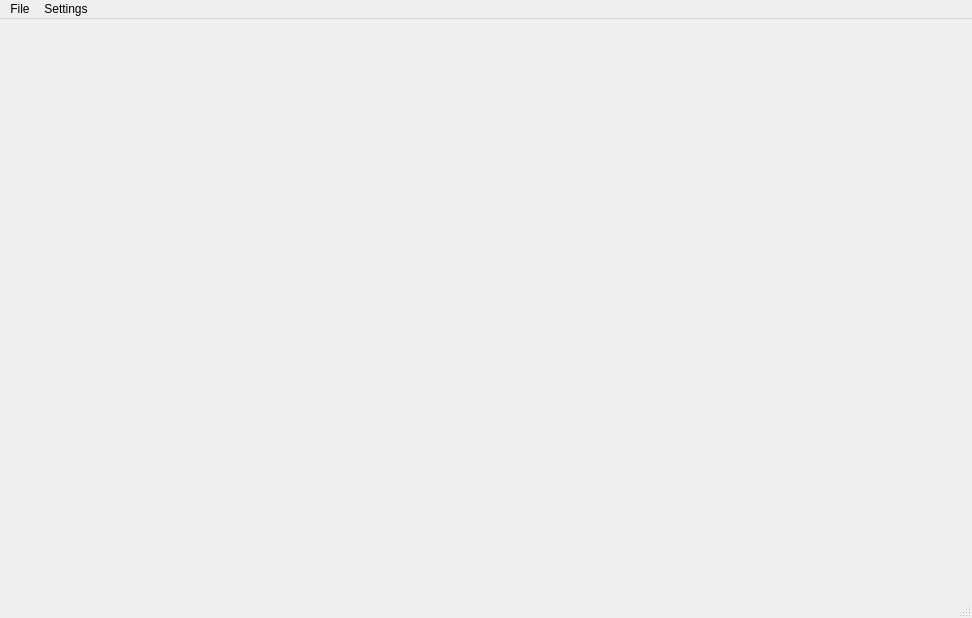
<?xml version="1.0" encoding="UTF-8"?>
<ui version="4.0">
 <class>MainWindow</class>
 <widget class="QMainWindow" name="MainWindow">
  <property name="geometry">
   <rect>
    <x>0</x>
    <y>0</y>
    <width>972</width>
    <height>618</height>
   </rect>
  </property>
  <property name="windowTitle">
   <string>Super Tic Tac Toe</string>
  </property>
  <widget class="QWidget" name="centralWidget">
   <layout class="QGridLayout" name="centralGrid">
    <property name="spacing">
     <number>15</number>
    </property>
   </layout>
  </widget>
  <widget class="QMenuBar" name="menuBar">
   <property name="geometry">
    <rect>
     <x>0</x>
     <y>0</y>
     <width>972</width>
     <height>20</height>
    </rect>
   </property>
   <widget class="QMenu" name="menuSuper">
    <property name="title">
     <string>File</string>
    </property>
    <addaction name="actionReset"/>
    <addaction name="actionInfo"/>
    <addaction name="actionExit"/>
   </widget>
   <widget class="QMenu" name="menuSettings">
    <property name="title">
     <string>Settings</string>
    </property>
    <widget class="QMenu" name="menuDifficulty">
     <property name="title">
      <string>Difficulty</string>
     </property>
    </widget>
    <addaction name="menuDifficulty"/>
    <addaction name="actionPVP"/>
   </widget>
   <addaction name="menuSuper"/>
   <addaction name="menuSettings"/>
  </widget>
  <widget class="QStatusBar" name="statusBar"/>
  <action name="actionReset">
   <property name="text">
    <string>Reset</string>
   </property>
   <property name="shortcut">
    <string>Ctrl+R</string>
   </property>
  </action>
  <action name="actionExit">
   <property name="text">
    <string>Exit</string>
   </property>
  </action>
  <action name="actionPVP">
   <property name="checkable">
    <bool>true</bool>
   </property>
   <property name="text">
    <string>PVP</string>
   </property>
  </action>
  <action name="actionInfo">
   <property name="text">
    <string>Info</string>
   </property>
  </action>
 </widget>
 <layoutdefault spacing="6" margin="11"/>
 <resources/>
 <connections/>
</ui>
